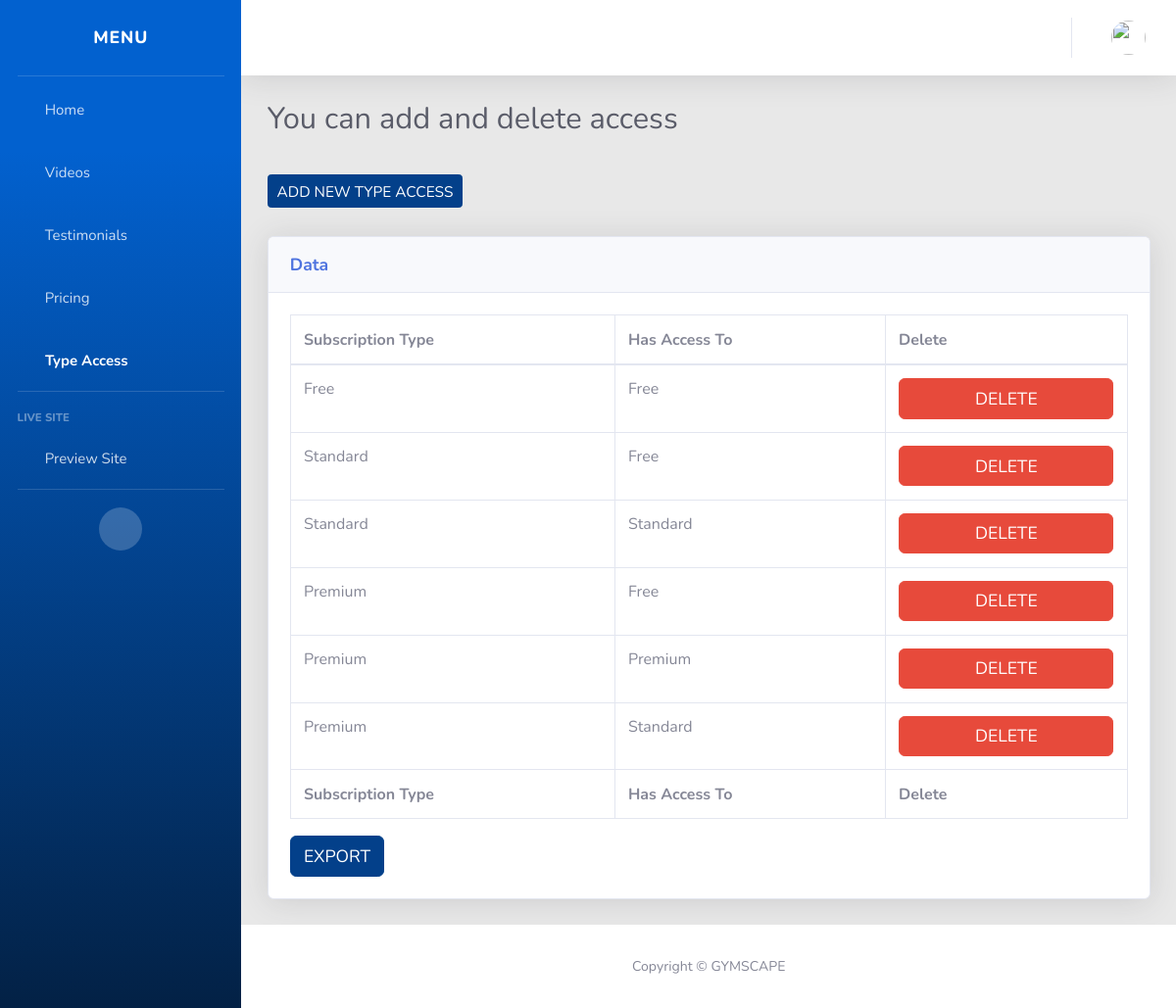
The app's page /addtypeaccess/ (signed in) with its own data.
### SubsApp/models.py (models this page shows)
class TypeAccess(models.Model):
    subType = models.ForeignKey(
        SubType, on_delete=models.CASCADE, related_name="subType")
    canAccess = models.ForeignKey(
        SubType, on_delete=models.CASCADE, related_name="canAccess")

class SubType(models.Model):
    name = models.CharField(max_length=100)
    price = models.IntegerField()
    color = models.CharField(max_length=100)
    discountPrice = models.IntegerField(default=0)
    def __str__(self):
        return self.name

### SubsApp/views.py (the view)
# urls.py: path('addtypeaccess/', views.AddTypeAccess, name='AddTypeAccess'),
def AddTypeAccess(request):
    if request.user.is_staff:
        if request.method == "POST":
            temp = TypeAccess(
                subType=SubType.objects.get(id=int(request.POST['type'])),
                canAccess=SubType.objects.get(id=int(request.POST['can'])),
            )
            temp.save()
        context = {
            "allVideos": TypeAccess.objects.all().order_by('subType'),
            'year': SubType.objects.all()
        }
        return render(request, 'AddTypeAccess.html', context)
    else:
        return HttpResponsePermanentRedirect(reverse('home'))

### templates/AddTypeAccess.html (shortened to what this page needs)
{% extends 'Adminbase.html' %}
{% block content %}
<div class="container-fluid">
    <h2 class="h3 mb-2 text-gray-800">You can add and delete access</h2>
    <br>
    <button type="button" class="btn btn-primary btn-sm" data-toggle="modal" data-backdrop="static"
        data-target="#exampleModalCenter">Add New Type Access</button>
    <br />
    <br />
    <div class="card shadow mb-4">
        <div class="card-header py-3">
            <h6 class="m-0 font-weight-bold text-primary"> Data</h6>
        </div>
        <div class="card-body">
            <div class="table-responsive">
                <table class="table table-bordered display" id="example" width="100%" cellspacing="0">
                    <thead>
                        <tr>
                            <th>Subscription Type</th>
                            <th>Has Access To</th>
                            <th>Delete</th>
                        </tr>
                    </thead>
                    <tbody>
                        {% for video in allVideos %}
                        <tr>
                            <td>{{video.subType}}</td>
                            <td>{{video.canAccess}}</td>
                            <td>
                                <form action="{% url 'DeleteTypeAccess' video.id  %}" method="post"
                                    onSubmit="return confirm('Are you sure you wish to delete?');">
                                    <input type="submit" class='btn btn-danger' value="Delete">
                                </form>
                            </td>
                        </tr>
                        {% endfor %}
                    </tbody>
                    <tfoot>
                        <tr>
                            <th>Subscription Type</th>
                            <th>Has Access To</th>
                            <th>Delete</th>
                        </tr>
                    </tfoot>
                </table>
                <button title="Click here to download Excel Sheet" class="btn btn-primary"
                    onclick="exportTableToExcel([2],'example', 'TypeAccess'+new Date().toJSON().slice(0,10).replace(/-/g,'/'))">
                    Export
                </button>
            </div>
        </div>
    </div>
</div>
</div>
{% endblock %}

### static/css/main.css (style rules this page uses)
html { -webkit-box-sizing: border-box; -moz-box-sizing: border-box; box-sizing: border-box; }
* { padding: 0; margin: 0; }
*, *:before, *:after { -webkit-box-sizing: inherit; -moz-box-sizing: inherit; box-sizing: inherit; }
body, h1, h2, h3, h4, h5, h6, blockquote, p, pre, dl, dd, ol, ul, figure, hr, fieldset, legend { margin: 0; padding: 0; }
table { border-collapse: collapse; border-spacing: 0; }
button { outline: none; background: none; border: none; }
body { font-family: "Open Sans", "Arial", "Helvetica Neue", sans-serif; font-weight: 400; font-size: 14px; }
h1, h2, h3, h4, h5, h6 { font-weight: 400; }
h2 { font-size: 30px; }
h6 { font-size: 13px; }
.btn { display: inline-block; line-height: 50px; padding: 0 50px; -webkit-transition: all 0.4s ease; -o-transition: all 0.4s ease; -moz-transition: all 0.4s ease; transition: all 0.4s ease; cursor: pointer; font-size: 15px; text-transform: uppercase; font-weight: 700; color: #fff; font-family: inherit; }
input { outline: none; margin: 0; border: none; -webkit-box-shadow: none; -moz-box-shadow: none; box-shadow: none; width: 100%; font-size: 14px; font-family: inherit; }
.card { -webkit-border-radius: 3px; -moz-border-radius: 3px; border-radius: 3px; background: #fff; }

### static/css/styles.css (style rules this page uses)
* { margin: 0; padding: 0; }
html { height: 100%; background:white ; background: -webkit-linear-gradient(to left, #6441A5, #2a0845); }
body { font-family: montserrat, arial, verdana; background: transparent; }
* { position: relative; margin: 0; padding: 0; box-sizing: border-box; }

### static/css/custom.css (style rules this page uses)
.btn-primary { color:#fff; background-color:#03408a; border-color:#03408a; }

### records on screen
TypeAccess: subType "Free", canAccess "Free"
TypeAccess: subType "Standard", canAccess "Free"
TypeAccess: subType "Standard", canAccess "Standard"
TypeAccess: subType "Premium", canAccess "Free"
TypeAccess: subType "Premium", canAccess "Premium"
TypeAccess: subType "Premium", canAccess "Standard"
